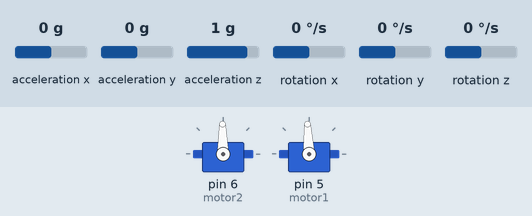
Simulated run of this sketch. Board: Arduino Uno, built with avr-gcc and run on an emulated ATmega328P. Shown: 2 × servo. Wiring (inferred from the names in the program): MPU-6050 motion sensor at I2C address 0x68. The inputs (shaded band) are chosen by the test bench; at power-on: acceleration y 0 g, rotation y 0 °/s, rotation x 0 °/s, acceleration x 0 g, acceleration z 1 g, rotation z 0 °/s. What the sketch prints to the serial monitor is not drawn.

Above: at 6.7 s.
6.8 s: acceleration y set to -1.4 g
At 8.2 s:
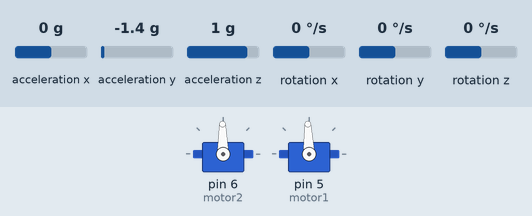
9.8 s: rotation y set to -192 °/s
12.8 s: rotation x set to -192 °/s
At 14.59 s:
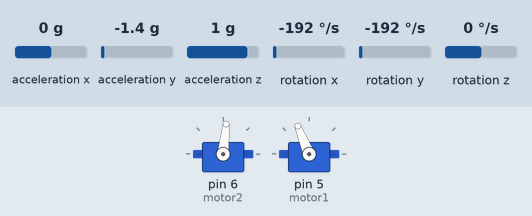
15.8 s: rotation y set to 100 °/s
At 16.67 s:
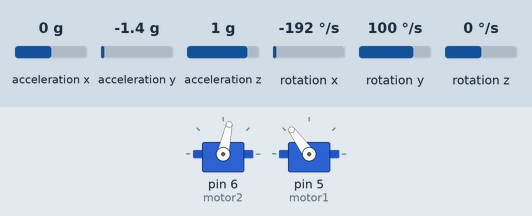
18.8 s: rotation x set to 0 °/s
At 19.5 s:
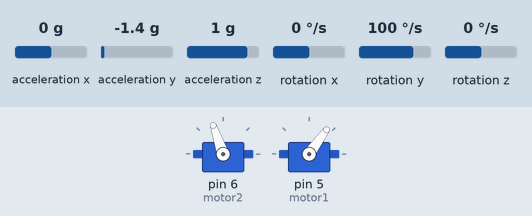
21.8 s: rotation x set to -100 °/s
Timing chart, 0 to 27.8 s (numbered marks = the images above; inputs shaded):
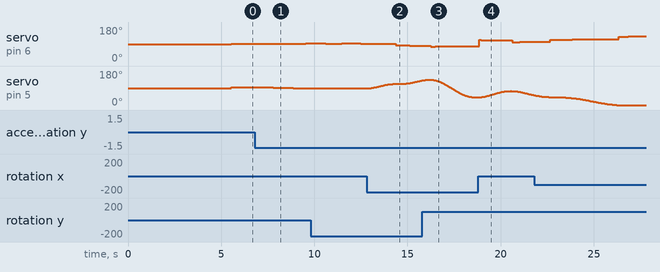

The sketch:

proporcional.ino
```cpp
#include <Wire.h>
#include <Servo.h>

//variables generales
int gyro_x, gyro_y, gyro_z;
long acc_x, acc_y, acc_z, acc_total_vector;
long gyro_x_cal, gyro_y_cal, gyro_z_cal;
long loop_timer;
float angle_pitch, angle_roll;
int angle_pitch_buffer, angle_roll_buffer;
boolean set_gyro_angles;
float angle_roll_acc, angle_pitch_acc;
float angle_pitch_output, angle_roll_output;

//variables de potenciometros,aceleracion y motores
int pot4 = A1;  //POTENCIOMETRO A1
int pot5 = A0;  //POTENCIOMETRO A0

int motor1 = 5;  //MOTOR 1
int motor2 = 6;  //MOTOR 2
int control_pwm1 = 0;
int control_pwm2 = 0;

int acel0;
int acel1;

int PWM0;
int PWM1;

int setPot = 0;

float porcentaje0;
float porcentaje1;

//variables para el control PID
float PID, pwmLeft, pwmRight, error, previous_error;
float pid_p=0;
float pid_i=0;
float pid_d=0;

double kp=.4;//3.55
double ki=0.005;//0.003
double kd=2.05;//2.05

float pwm;

float desired_angle = 0;

float tiempo, ultimo_tiempo, cambio_tiempo, ITerm, dInput, Input, lastInput;
float muestreo_tiempo = 1000;

Servo ESC0;
Servo ESC1;

void setup() {
  Wire.begin();
  Serial.begin(57600);

  setup_mpu_6050_registers();

  ESC0.attach(motor2, 1000, 1200);
  ESC1.attach(motor1, 1000, 1200);

  for (int cal_int = 0; cal_int < 2000 ; cal_int ++){                  //Run this code 2000 times

    read_mpu_6050_data();                                              //Read the raw acc and gyro data from the MPU-6050
    gyro_x_cal += gyro_x;                                              //Add the gyro x-axis offset to the gyro_x_cal variable
    gyro_y_cal += gyro_y;                                              //Add the gyro y-axis offset to the gyro_y_cal variable
    gyro_z_cal += gyro_z;                                              //Add the gyro z-axis offset to the gyro_z_cal variable
    delay(1);                                                          //Delay 3us to simulate the 250Hz program loop
  }
  gyro_x_cal /= 2000;                                                  //Divide the gyro_x_cal variable by 2000 to get the avarage offset
  gyro_y_cal /= 2000;                                                  //Divide the gyro_y_cal variable by 2000 to get the avarage offset
  gyro_z_cal /= 2000;                                                  //Divide the gyro_z_cal variable by 2000 to get the avarage offset

  loop_timer = micros();                                               //Reset the loop timer
}

void loop(){
  read_mpu_6050_data();                                                //Read the raw acc and gyro data from the MPU-6050

  gyro_x -= gyro_x_cal;                                                //Subtract the offset calibration value from the raw gyro_x value
  gyro_y -= gyro_y_cal;                                                //Subtract the offset calibration value from the raw gyro_y value
  gyro_z -= gyro_z_cal;                                                //Subtract the offset calibration value from the raw gyro_z value

  //Gyro angle calculations
  angle_pitch += gyro_x * 0.0000611;                                   //Calculate the traveled pitch angle and add this to the angle_pitch variable
  angle_roll += gyro_y * 0.0000611;                                    //Calculate the traveled roll angle and add this to the angle_roll variable

  angle_pitch += angle_roll * sin(gyro_z * 0.000001066);               //If the IMU has yawed transfer the roll angle to the pitch angel
  angle_roll -= angle_pitch * sin(gyro_z * 0.000001066);               //If the IMU has yawed transfer the pitch angle to the roll angel

  //Accelerometer angle calculations
  acc_total_vector = sqrt((acc_x*acc_x)+(acc_y*acc_y)+(acc_z*acc_z));  //Calculate the total accelerometer vector
  //57.296 = 1 / (3.142 / 180) The Arduino asin function is in radians
  angle_pitch_acc = asin((float)acc_y/acc_total_vector)* 57.296;       //Calculate the pitch angle
  angle_roll_acc = asin((float)acc_x/acc_total_vector)* -57.296;       //Calculate the roll angle

  //Place the MPU-6050 spirit level and note the values in the following two lines for calibration
  angle_pitch_acc -= 0.0;                                              //Accelerometer calibration value for pitch
  angle_roll_acc -= 0.0;                                               //Accelerometer calibration value for roll

  if(set_gyro_angles){                                                 //If the IMU is already started
    angle_pitch = angle_pitch * 0.9996 + angle_pitch_acc * 0.0004;     //Correct the drift of the gyro pitch angle with the accelerometer pitch angle
    angle_roll = angle_roll * 0.9996 + angle_roll_acc * 0.0004;        //Correct the drift of the gyro roll angle with the accelerometer roll angle
  }
  else{                                                                //At first start
    angle_pitch = angle_pitch_acc;                                     //Set the gyro pitch angle equal to the accelerometer pitch angle
    angle_roll = angle_roll_acc;                                       //Set the gyro roll angle equal to the accelerometer roll angle
    set_gyro_angles = true;                                            //Set the IMU started flag
  }

  //To dampen the pitch and roll angles a complementary filter is used
  angle_pitch_output = angle_pitch_output * 0.9 + angle_pitch * 0.1;   //Take 90% of the output pitch value and add 10% of the raw pitch value
  angle_roll_output = angle_roll_output * 0.9 + angle_roll * 0.1;      //Take 90% of the output roll value and add 10% of the raw roll value

  while(micros() - loop_timer < 4000);                                 //Wait until the loop_timer reaches 4000us (250Hz) before starting the next loop
  loop_timer = micros();


//-------PID-------//

//Errores
tiempo = millis();                          //tiempo real transcurrido desde que se inicio el programa
cambio_tiempo = tiempo - ultimo_tiempo;
ITerm += (ki*error);
dInput = (Input - lastInput);

error =   angle_pitch_output - desired_angle;

ultimo_tiempo = tiempo;
lastInput = Input;

//Proporcional
pid_p = kp*error;

//Integral
pid_i = ITerm-kd;

//Derivativo
pid_d = Input - lastInput;

//Salida
PID = pid_p + pid_i + pid_d;

control_pwm1 = map(PID,30,-30,89,93.5);

control_pwm2 = map(PID,-30,30,89,99);

if ( angle_pitch_output > -45 && angle_pitch_output < 45)

  ESC0.write(control_pwm1);
  ESC1.write(control_pwm2);


//Serial.print("\t");
//Serial.print("Angle");
Serial.println(angle_pitch_output);
//Serial.print("\t");
//Serial.print("Error");
//Serial.print(error);
//Serial.print("\t");
//Serial.print("P");
//Serial.print(pid_p);
//Serial.print("\t");
//Serial.print("pwm");
//Serial.print(pwm);
}

void read_mpu_6050_data(){                                             //Subroutine for reading the raw gyro and accelerometer data
  Wire.beginTransmission(0x68);                                        //Start communicating with the MPU-6050
  Wire.write(0x3B);                                                    //Send the requested starting register
  Wire.endTransmission();                                              //End the transmission
  Wire.requestFrom(0x68,14);                                           //Request 14 bytes from the MPU-6050
  while(Wire.available() < 14);                                        //Wait until all the bytes are received
  acc_x = Wire.read()<<8|Wire.read();                                  //Add the low and high byte to the acc_x variable
  acc_y = Wire.read()<<8|Wire.read();                                  //Add the low and high byte to the acc_y variable
  acc_z = Wire.read()<<8|Wire.read();                                  //Add the low and high byte to the acc_z variable
  gyro_x = Wire.read()<<8|Wire.read();                                 //Add the low and high byte to the gyro_x variable
  gyro_y = Wire.read()<<8|Wire.read();                                 //Add the low and high byte to the gyro_y variable
  gyro_z = Wire.read()<<8|Wire.read();                                 //Add the low and high byte to the gyro_z variable
}

void setup_mpu_6050_registers(){
  //Activate the MPU-6050
  Wire.beginTransmission(0x68);                                        //Start communicating with the MPU-6050
  Wire.write(0x6B);                                                    //Send the requested starting register
  Wire.write(0x00);                                                    //Set the requested starting register
  Wire.endTransmission();                                              //End the transmission
  //Configure the accelerometer (+/-8g)
  Wire.beginTransmission(0x68);                                        //Start communicating with the MPU-6050
  Wire.write(0x1C);                                                    //Send the requested starting register
  Wire.write(0x10);                                                    //Set the requested starting register
  Wire.endTransmission();                                              //End the transmission
  //Configure the gyro (500dps full scale)
  Wire.beginTransmission(0x68);                                        //Start communicating with the MPU-6050
  Wire.write(0x1B);                                                    //Send the requested starting register
  Wire.write(0x08);                                                    //Set the requested starting register
  Wire.endTransmission();                                              //End the transmission
}
```

Measured:
- after the input at 6.8 s, servo on pin 6 (motor2): 91° → 92° after 1.8 s, → 93° 0.99 s later; servo on pin 5 (motor1): 93° → 92° after 0.99 s, → 91° 0.60 s later, → 90° 0.46 s later, → 89° 0.39 s later
- after the input at 12.8 s, servo on pin 5 (motor1): moves from 89° to 130° over 2.9 s, starting after 0.08 s
